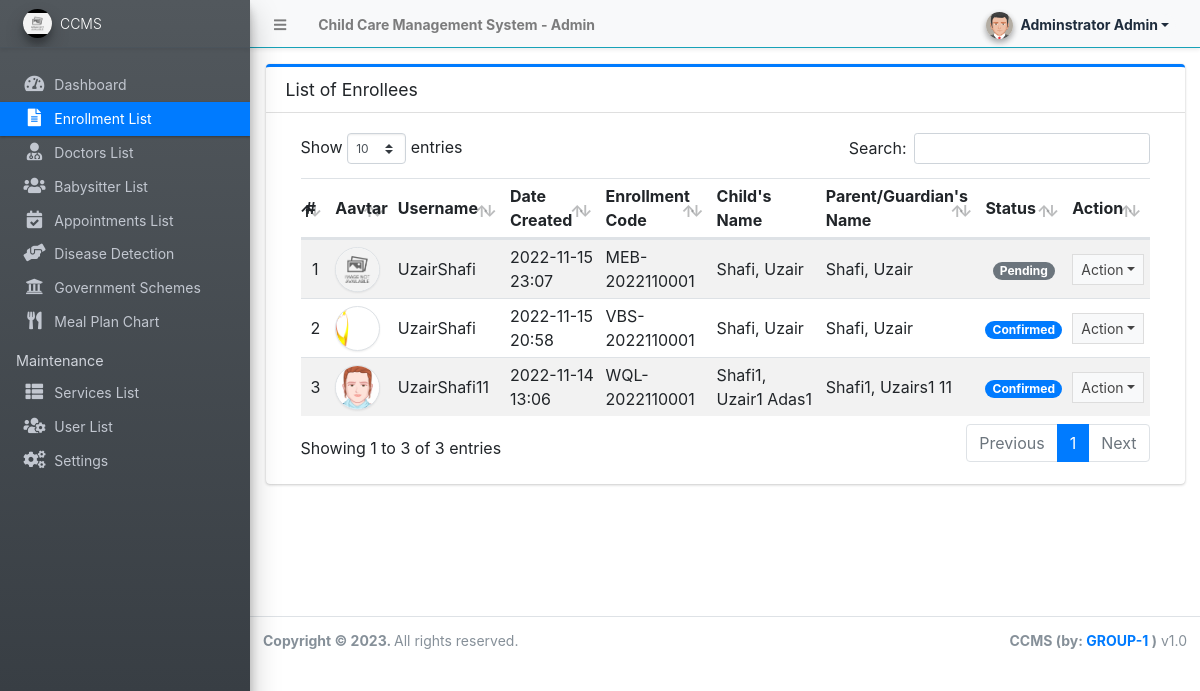
/admin/?page=enrollment (signed in), run on the app's committed database.
### tables this page shows
CREATE TABLE `enrollment_list` (
  `id` int(30) NOT NULL,
  `avatar` text DEFAULT NULL,
  `username` varchar(100) NOT NULL,
  `password` text NOT NULL,
  `code` varchar(50) NOT NULL,
  `child_fullname` text NOT NULL,
  `parent_fullname` text NOT NULL,
  `status` tinyint(1) NOT NULL DEFAULT 0,
  `date_created` datetime NOT NULL DEFAULT current_timestamp(),
  `date_updated` datetime NOT NULL DEFAULT current_timestamp() ON UPDATE current_timestamp()
);

### config.php (called while the page is built, shortened)
<?php
require_once('classes/DBConnection.php');
require_once('classes/SystemSettings.php');
function validate_image($file){
	if(!empty($file)){
        $ex = explode('?',$file);
        $file = $ex[0];
        $param =  isset($ex[1]) ? '?'.$ex[1]  : '';
		if(is_file(base_app.$file)){
			return base_url.$file.$param;
		}else{
			return base_url.'dist/img/no-image-available.png';
		}
	}else{
		return base_url.'dist/img/no-image-available.png';
	}
}
function isMobileDevice(){
    $aMobileUA = array(
        '/iphone/i' => 'iPhone',
        '/ipod/i' => 'iPod',
        '/ipad/i' => 'iPad',
        '/android/i' => 'Android',
        '/blackberry/i' => 'BlackBerry',
        '/webos/i' => 'Mobile'
    );
    return false;
}
?>

### classes/DBConnection.php (called while the page is built, shortened)
<?php
class DBConnection{
    private $host = DB_SERVER;
    private $username = DB_USERNAME;
    private $password = DB_PASSWORD;
    private $database = DB_NAME;
    public $conn;
    public function __construct(){
        if (!isset($this->conn)) {
            $this->conn = new mysqli($this->host, $this->username, $this->password, $this->database);
        }
    }
}
?>

### classes/SystemSettings.php (called while the page is built, shortened)
<?php
class SystemSettings extends DBConnection{
	function userdata($field = ''){
		if(!empty($field)){
			if(isset($_SESSION['userdata'][$field]))
				return $_SESSION['userdata'][$field];
			else
				return null;
		}else{
			return false;
		}
	}
	function info($field=''){
		if(!empty($field)){
			if(isset($_SESSION['system_info'][$field]))
				return $_SESSION['system_info'][$field];
			else
				return false;
		}else{
			return false;
		}
	}
}
$_settings = new SystemSettings();
?>

### admin/enrollment/index.php (the view, shortened to what this page needs)
<div class="card card-outline card-primary">
	<div class="card-header">
		<h3 class="card-title">List of Enrollees</h3>
	</div>
	<div class="card-body">
		<div class="container-fluid">
        <div class="container-fluid">
			<table class="table table-hover table-striped">
				<colgroup>
					<col width="5%">
					<col width="7%">
					<col width="15%">
					<col width="15%">
					<col width="15%">
					<col width="20%">
					<col width="20%">
					<col width="10%">
					<col width="10%">
				</colgroup>
				<thead>
					<tr>
						<th>#</th>
                        <th>Aavtar</th>
						<th>Username</th>
						<th>Date Created</th>
						<th>Enrollment Code</th>
						<th>Child's Name</th>
						<th>Parent/Guardian's Name</th>
						<th>Status</th>
						<th>Action</th>
					</tr>
				</thead>
				<tbody>
					<?php
						$i = 1;
						$qry = $conn->query("SELECT * from `enrollment_list` order by `status` asc, unix_timestamp(date_created) desc ");
						while($row = $qry->fetch_assoc()):
					?>
						<tr>
							<td class="text-center"><?php echo $i++; ?></td>
                            <td><img src="<?php echo validate_image($row['avatar']) ?>" class="img-avatar img-thumbnail p-0 border-2" alt="user_avatar"></td>
                            <td><?php echo ($row['username']) ?></td>
							<td class=""><?php echo date("Y-m-d H:i",strtotime($row['date_created'])) ?></td>
							<td><?php echo ($row['code']) ?></td>
							<td><?php echo ucwords($row['child_fullname']) ?></td>
							<td><?php echo ucwords($row['parent_fullname']) ?></td>
							<td class="text-center">
								<?php
                                    switch($row['status']){
                                        case '1':
                                            echo "<span class='badge badge-primary badge-pill'>Confirmed</span>";
                                            break;
                                        case '0':
                                            echo "<span class='badge badge-secondary badge-pill'>Pending</span>";
                                            break;
                                    }
                                ?>
							</td>
							<td align="center">
								 <button type="button" class="btn btn-flat btn-default btn-sm dropdown-toggle dropdown-icon" data-toggle="dropdown">
				                  		Action
				                  </button>
							</td>
						</tr>
					<?php endwhile; ?>
				</tbody>
			</table>
		</div>
		</div>
	</div>
</div>

### admin/index.php (shortened to what this page needs)
<?php require_once('../config.php');?>
 <!DOCTYPE html>
<html lang="en" class="" style="height: auto;">
<?php require_once('inc/header.php');?>
  <body class="sidebar-mini layout-fixed control-sidebar-slide-open layout-navbar-fixed sidebar-mini-md sidebar-mini-xs" data-new-gr-c-s-check-loaded="14.991.0" data-gr-ext-installed="" style="height: auto;">
    <div class="wrapper">
     <?php require_once('inc/topBarNav.php') ?>
     <?php require_once('inc/navigation.php') ?>
     <?php $page = isset($_GET['page']) ? $_GET['page'] : 'home';  ?>
      <div class="content-wrapper pt-3" style="min-height: 567.854px;">
        <section class="content ">
          <div class="container-fluid">
            <?php
              if(!file_exists($page.".php") && !is_dir($page)){
                  include '404.html';
              }else{
                if(is_dir($page))
                  include $page.'/index.php';
                else
                  include $page.'.php';
              }
            ?>
          </div>
        </section>
      </div>
      <?php require_once('inc/footer.php') ?>
  </body>
</html>

### admin/inc/header.php (shortened to what this page needs)
<head>
    <link rel="stylesheet" href="<?php echo base_url ?>plugins/fontawesome-free/css/all.min.css">
    <link rel="stylesheet" href="<?php echo base_url ?>plugins/tempusdominus-bootstrap-4/css/tempusdominus-bootstrap-4.min.css">
  <link rel="stylesheet" href="<?php echo base_url ?>plugins/datatables-bs4/css/dataTables.bootstrap4.min.css">
  <link rel="stylesheet" href="<?php echo base_url ?>plugins/datatables-responsive/css/responsive.bootstrap4.min.css">
  <link rel="stylesheet" href="<?php echo base_url ?>plugins/datatables-buttons/css/buttons.bootstrap4.min.css">
  <link rel="stylesheet" href="<?php echo base_url ?>plugins/select2/css/select2.min.css">
  <link rel="stylesheet" href="<?php echo base_url ?>plugins/select2-bootstrap4-theme/select2-bootstrap4.min.css">
    <link rel="stylesheet" href="<?php echo base_url ?>plugins/icheck-bootstrap/icheck-bootstrap.min.css">
    <link rel="stylesheet" href="<?php echo base_url ?>plugins/jqvmap/jqvmap.min.css">
    <link rel="stylesheet" href="<?php echo base_url ?>dist/css/adminlte.css">
    <link rel="stylesheet" href="<?php echo base_url ?>dist/css/custom.css">
    <link rel="stylesheet" href="<?php echo base_url ?>plugins/overlayScrollbars/css/OverlayScrollbars.min.css">
    <link rel="stylesheet" href="<?php echo base_url ?>plugins/daterangepicker/daterangepicker.css">
    <link rel="stylesheet" href="<?php echo base_url ?>plugins/summernote/summernote-bs4.min.css">
  <link rel="stylesheet" href="<?php echo base_url ?>plugins/sweetalert2-theme-bootstrap-4/bootstrap-4.min.css">
  </head>

### admin/inc/topBarNav.php (shortened to what this page needs)
<nav class="main-header navbar navbar-expand navbar-light border  border-info border-top-0  border-left-0 border-right-0 navbar-light text-sm shadow-sm">
  <ul class="navbar-nav">
    <li class="nav-item">
    <a class="nav-link" data-widget="pushmenu" href="#" role="button"><i class="fas fa-bars"></i></a>
    </li>
    <li class="nav-item d-none d-sm-inline-block">
      <a href="<?php echo base_url ?>" class="nav-link"><b><?php echo (!isMobileDevice()) ? $_settings->info('name'):$_settings->info('short_name'); ?> - Admin</b></a>
    </li>
  </ul>
  <ul class="navbar-nav ml-auto">
    <li class="nav-item">
      <div class="btn-group nav-link">
            <button type="button" class="btn btn-rounded badge badge-light dropdown-toggle dropdown-icon" data-toggle="dropdown">
              <span><img src="<?php echo validate_image($_settings->userdata('avatar')) ?>" class="img-circle elevation-2 user-img" alt="User Image"></span>
              <span class="ml-3"><?php echo ucwords($_settings->userdata('firstname').' '.$_settings->userdata('lastname')) ?></span>
            </button>
        </div>
    </li>
  </ul>
</nav>

### admin/inc/navigation.php (shortened to what this page needs)
<aside class="main-sidebar sidebar-dark-primary elevation-4 sidebar-no-expand bg-gradient-dark">
  <a href="<?php echo base_url ?>admin" class="brand-link bg-transparent text-sm shadow-sm">
  <img src="<?php echo validate_image($_settings->info('logo'))?>" alt="Store Logo" class="brand-image img-circle elevation-3 bg-black" style="width: 1.8rem;height: 1.8rem;max-height: unset;object-fit:scale-down;object-position:center center">
  <span class="brand-text font-weight-light"><?php echo $_settings->info('short_name') ?></span>
  </a>
  <div class="sidebar os-host os-theme-light os-host-overflow os-host-overflow-y os-host-resize-disabled os-host-transition os-host-scrollbar-horizontal-hidden">
    <div class="os-content-glue" style="margin: 0px -8px; width: 249px; height: 646px;"></div>
    <div class="os-padding">
      <div class="os-viewport os-viewport-native-scrollbars-invisible" style="overflow-y: scroll;">
        <div class="os-content" style="padding: 0px 8px; height: 100%; width: 100%;">
          <nav class="mt-4">
             <ul class="nav nav-pills nav-sidebar flex-column text-sm nav-compact nav-flat nav-child-indent nav-collapse-hide-child" data-widget="treeview" role="menu" data-accordion="false">
              <li class="nav-item dropdown">
                <a href="./" class="nav-link nav-home">
                  <i class="nav-icon fas fa-tachometer-alt"></i>
                  <p>
                    Dashboard
                  </p>
                </a>
              </li>
              <li class="nav-item">
                <a href="<?php echo base_url ?>admin/?page=enrollment" class="nav-link nav-enrollment">
                  <i class="nav-icon fas fa-file-alt"></i>
                  <p>
                    Enrollment List
                  </p>
                </a>
              </li>
                 <li class="nav-item">
                     <a href="<?php echo base_url ?>admin/?page=Doctor" class="nav-link nav-Doctor">
                         <i class="nav-icon fas fa-user-md"></i>
                         <p>
                             Doctors List
                         </p>
                     </a>
                 </li>
              <li class="nav-item">
                <a href="<?php echo base_url ?>admin/?page=babysitters" class="nav-link nav-babysitters">
                  <i class="nav-icon fas fa-users"></i>
                  <p>
                    Babysitter List
                  </p>
                </a>
              </li>
                 <li class="nav-item">
                     <a href="<?php echo base_url ?>admin/?page=appointments" class="nav-link nav-appointments">
                         <i class="nav-icon fas fa-calendar-check"></i>
                         <p>
                             Appointments List
                         </p>
                     </a>
                 </li>
                 <li class="nav-item dropdown">
                     <a href="<?php echo base_url ?>admin/?page=disease-detection" class="nav-link nav-disease-detection">
                         <i class="nav-icon fas fa-hands-helping"></i>
                         <p>
                             Disease Detection
                         </p>
                     </a>
                 </li>
                 <li class="nav-item dropdown">
                     <a href="<?php echo base_url ?>admin/?page=government-schemes" class="nav-link nav-government-schemes">
                         <i class="nav-icon fas fa-university"></i>
                         <p>
                             Government Schemes
                         </p>
                     </a>
                 </li>
                 <li class="nav-item dropdown">
                     <a href="<?php echo base_url ?>admin/?page=mealplanechart" class="nav-link nav-government-schemes">
                         <i class="nav-icon fas fa-utensils"></i>
                         <p>
                             Meal Plan Chart
                         </p>
                     </a>
                 </li>
              <?php if($_settings->userdata('type') == 1): ?>
              <li class="nav-header">Maintenance</li>
              <li class="nav-item dropdown">
                <a href="<?php echo base_url ?>admin/?page=services" class="nav-link nav-services">
                  <i class="nav-icon fas fa-th-list"></i>
                  <p>
                    Services List
                  </p>
                </a>
              </li>
              <li class="nav-item dropdown">
                <a href="<?php echo base_url ?>admin/?page=user/list" class="nav-link nav-user_list">
                  <i class="nav-icon fas fa-users-cog"></i>
                  <p>
                    User List
                  </p>
                </a>
              </li>
              <li class="nav-item dropdown">
                <a href="<?php echo base_url ?>admin/?page=system_info" class="nav-link nav-system_info">
                  <i class="nav-icon fas fa-cogs"></i>
                  <p>
                    Settings
                  </p>
                </a>
              </li>
              <?php endif; ?>
            </ul>
          </nav>
        </div>
      </div>
    </div>
  </div>
</aside>

### admin/inc/footer.php (shortened to what this page needs)
<footer class="main-footer text-sm">
        <strong>Copyright © <?php echo date('Y') ?>.
        </strong>
        All rights reserved.
        <div class="float-right d-none d-sm-inline-block">
          <b><?php echo $_settings->info('short_name') ?> (by: <a href="mailto:daruzair420@gmail.com" target="blank">GROUP-1</a> )</b> v1.0
        </div>
      </footer>
    </div>

### admin/inc/topBarNav.php (style rules this page uses)
.user-img { position: absolute; height: 27px; width: 27px; object-fit: cover; left: -7%; top: -12%; }
.btn-rounded { border-radius: 50px; }

### admin/enrollment/index.php (style rules this page uses)
.img-avatar { width:45px; height:45px; object-fit:cover; object-position:center center; border-radius:100%; }

### data on the page
enrollment_list: shows a picture, username "UzairShafi", date_created "2022-11-15 23:07", code "MEB-2022110001", child_fullname "Shafi, Uzair", parent_fullname "Shafi, Uzair", status "Pending"
enrollment_list: avatar (picture), username "UzairShafi", date_created "2022-11-15 20:58", code "VBS-2022110001", child_fullname "Shafi, Uzair", parent_fullname "Shafi, Uzair", status "Confirmed"
enrollment_list: avatar (picture), username "UzairShafi11", date_created "2022-11-14 13:06", code "WQL-2022110001", child_fullname "Shafi1, Uzair1 Adas1", parent_fullname "Shafi1, Uzairs1 11", status "Confirmed"

### other printed values
$_settings->info('name') "Child Care Management System"
$_settings->userdata('firstname').' '.$_settings->userdata('lastname') "Adminstrator Admin"
$_settings->info('short_name') "CCMS"
